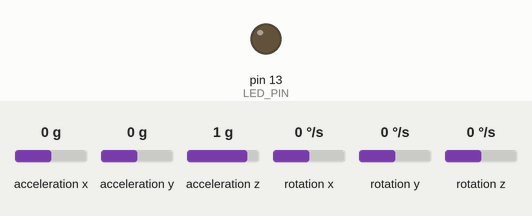
Recording of a sketch running on a simulated Arduino Uno, built with avr-gcc and run on an emulated ATmega328P. On the bench: output pins drawn as LEDs (lit = HIGH). Dashed ring = blinking. The inputs (shaded band) are chosen by the test bench; at power-on: acceleration x 0 g, acceleration y 0 g, acceleration z 1 g, rotation z 0 °/s, rotation x 0 °/s, rotation y 0 °/s. What the sketch prints to the serial monitor is not drawn.

Above: at 0.1 s.
At 1.7 s:
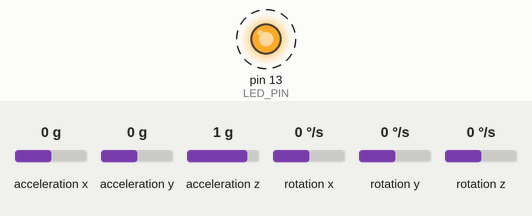
1.8 s: acceleration x set to -1.4 g
4.8 s: acceleration y set to -1.4 g
7.8 s: acceleration z set to -1.4 g
10.8 s: rotation z set to -192 °/s
Timing chart, 0 to 14.8 s (numbered marks = the images above; inputs shaded):
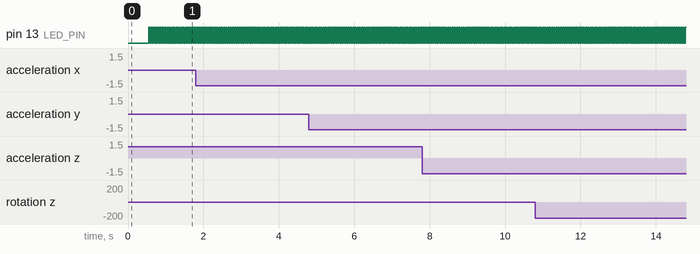

The sketch:

MPU6050.ino
```cpp
#include <SoftwareSerial.h>
#include "I2Cdev.h"
#include "MPU6050_6Axis_MotionApps20.h"
#include <MsTimer2.h>
#if I2CDEV_IMPLEMENTATION == I2CDEV_ARDUINO_WIRE
    #include "Wire.h"
#endif

// class default I2C address is 0x68
// specific I2C addresses may be passed as a parameter here
// AD0 low = 0x68 (default for SparkFun breakout and InvenSense evaluation board)
// AD0 high = 0x69
MPU6050 mpu;
//MPU6050 mpu(0x69); // <-- use for AD0 high
#define LIMIT( x,min,max ) ( (x) < (min)  ? (min) : ( (x) > (max) ? (max) : (x) ) )
#define OUTPUT_READABLE_YAWPITCHROLL
#define INTERRUPT_PIN 2  // use pin 2 on Arduino Uno & most boards
#define LED_PIN 13 // (Arduino is 13, Teensy is 11, Teensy++ is 6)
SoftwareSerial BLE(3,2);//RX=3TX2
byte uartbuff[8];
int databuff[8];
bool blinkState = false;
int16_t ax, ay, az;
int16_t gx, gy, gz;
// MPU control/status vars
bool dmpReady = false;  // set true if DMP init was successful
uint8_t mpuIntStatus;   // holds actual interrupt status byte from MPU
uint8_t devStatus;      // return status after each device operation (0 = success, !0 = error)
uint16_t packetSize;    // expected DMP packet size (default is 42 bytes)
uint16_t fifoCount;     // count of all bytes currently in FIFO
uint8_t fifoBuffer[64]; // FIFO storage buffer

// orientation/motion vars
Quaternion q;           // [w, x, y, z]         quaternion container
//VectorInt16 aa;         // [x, y, z]            accel sensor measurements
//VectorInt16 aaReal;     // [x, y, z]            gravity-free accel sensor measurements
//VectorInt16 aaWorld;    // [x, y, z]            world-frame accel sensor measurements
VectorFloat gravity;    // [x, y, z]            gravity vector
//float euler[3];         // [psi, theta, phi]    Euler angle container
float ypr[3];           // [yaw, pitch, roll]   yaw/pitch/roll container and gravity vector
byte T=0;
void Timer(){
  T=1;
  //if(T==5)T=0;
  //getData();
  //sendData();
}
float Data[4];
unsigned short CRC_CHECK(unsigned char *Buf, unsigned char CRC_CNT)
{
    unsigned short CRC_Temp;
    unsigned char i,j;
    CRC_Temp = 0xffff;

    for (i=0;i<CRC_CNT; i++){
        CRC_Temp ^= Buf[i];
        for (j=0;j<8;j++) {
            if (CRC_Temp & 0x01)
                CRC_Temp = (CRC_Temp >>1 ) ^ 0xa001;
            else
                CRC_Temp = CRC_Temp >> 1;
        }
    }
    return(CRC_Temp);
}

void SDS(float S_Out[])
{
  int temp[4] = {0};
  unsigned int temp1[4] = {0};
  unsigned char databuf[10] = {0};
  unsigned char i;
  unsigned short CRC16 = 0;
 // float SDS_OutData[4];
  /*for(i=0;i<4;i++) {
  SDS_OutData[i]=S_Out[i];
  }*/
  for(i=0;i<4;i++)
   {

    temp[i]  = (int)Data[i];
    temp1[i] = (unsigned int)temp[i];

   }

  for(i=0;i<4;i++)
  {
    databuf[i*2]   = (unsigned char)(temp1[i]%256);
    databuf[i*2+1] = (unsigned char)(temp1[i]/256);
  }

  CRC16 = CRC_CHECK(databuf,8);
  databuf[8] = CRC16%256;
  databuf[9] = CRC16/256;

  //SDS_UART_Init();
  for(i=0;i<10;i++)
  {

    Serial.write(databuf[i]);
  }
}


// ================================================================
// ===               INTERRUPT DETECTION ROUTINE                ===
// ================================================================

volatile bool mpuInterrupt = false;     // indicates whether MPU interrupt pin has gone high
void setup() {
    // join I2C bus (I2Cdev library doesn't do this automatically)
    #if I2CDEV_IMPLEMENTATION == I2CDEV_ARDUINO_WIRE
        Wire.begin();
        Wire.setClock(400000); // 400kHz I2C clock. Comment this line if having compilation difficulties
    #elif I2CDEV_IMPLEMENTATION == I2CDEV_BUILTIN_FASTWIRE
        Fastwire::setup(400, true);
    #endif

    // initialize serial communication
    // (115200 chosen because it is required for Teapot Demo output, but it's
    // really up to you depending on your project)
    Serial.begin(115200);
    BLE.begin(115200);
    while (!Serial); // wait for Leonardo enumeration, others continue immediately
    //Serial.println(F("Initializing I2C devices..."));
    mpu.initialize();

    // verify connection
    //Serial.println(F("Testing device connections..."));
    //Serial.println(mpu.testConnection() ? F("MPU6050 connection successful") : F("MPU6050 connection failed"));
    delay(20);
    // load and configure the DMP
    //Serial.println(F("Initializing DMP..."));
    devStatus = mpu.dmpInitialize();

    // supply your own gyro offsets here, scaled for min sensitivity

    mpu.setXGyroOffset(220);
    mpu.setYGyroOffset(76);
    mpu.setZGyroOffset(-85);
    mpu.setZAccelOffset(1788); // 1688 factory default for my test chip

    // make sure it worked (returns 0 if so)
    if (devStatus == 0) {
        // turn on the DMP, now that it's ready
        //Serial.println(F("Enabling DMP..."));
        mpu.setDMPEnabled(true);

        // enable Arduino interrupt detection
        //Serial.println(F("Enabling interrupt detection (Arduino external interrupt 0)..."));
        //attachInterrupt(digitalPinToInterrupt(INTERRUPT_PIN), dmpDataReady, RISING);
        mpuIntStatus = mpu.getIntStatus();
        mpuInterrupt=true;
        // set our DMP Ready flag so the main loop() function knows it's okay to use it
        //Serial.println(F("DMP ready! Waiting for first interrupt..."));
        dmpReady = true;

        // get expected DMP packet size for later comparison
        packetSize = mpu.dmpGetFIFOPacketSize();
    } else {
        // ERROR!
        // 1 = initial memory load failed
        // 2 = DMP configuration updates failed
        // (if it's going to break, usually the code will be 1)
        Serial.print(F("DMP Initialization failed (code "));
        Serial.print(devStatus);
        Serial.println(F(")"));
    }

    // configure LED for output
    pinMode(LED_PIN, OUTPUT);

  MsTimer2::set(5, Timer); // 500ms period
  MsTimer2::start();
}


// ================================================================
// ===                    MAIN PROGRAM LOOP                     ===
// ================================================================
void sendData(){
            databuff[0]=(int)(ypr[0]*20000)>>8;
            databuff[1]=(int)(ypr[1]*20000)>>8;
            databuff[2]=(int)(ypr[2]*20000)>>8;
            //databuff[3]=(int)(gz);
            databuff[0]=LIMIT(databuff[0],-118,120);
            databuff[1]=LIMIT(databuff[1],-118,120);
            databuff[2]=LIMIT(databuff[2],-118,120);
            //databuff[3]=LIMIT(gz,-120,120);
            Data[0]=(int16_t)databuff[0];
            Data[1]=(int16_t)databuff[1];
            Data[2]=(int16_t)databuff[2];
            /*
            BLE.write(124);
            //BLE.write((byte)(databuff[0]));
            BLE.write((byte)(databuff[1]));
            BLE.write((byte)(databuff[2]));
            BLE.write(125);
           */
            BLE.write(0x01);
            //BLE.write((byte)(databuff[0]));
            BLE.write((byte)(databuff[1]+120));
            BLE.write((byte)(databuff[2]+120));
            BLE.write(0xff);
            /*
            Serial.write(0xfe);
            //BLE.write((byte)(databuff[0]));
            Serial.write((byte)(databuff[1]));
            Serial.write((byte)(databuff[2]));
            Serial.write(0xff);
            */
            //BLE.write(uartbuff[0]++);
            //Data[3]=gz;
            //Data[3]=(int16_t)databuff[3];
/*
            Data[0]=(int16_t)(ypr[0]*20000)>>8;
            Data[1]=(int16_t)(ypr[1]*20000)>>8;
            Data[2]=(int16_t)(ypr[2]*20000)>>8;
            Data[3]=(int16_t)(gz*20)>>8;
*/
            SDS(Data);
}
void getData(){
     // if programming failed, don't try to do anything
    if (!dmpReady) return;
        while (fifoCount < packetSize) fifoCount = mpu.getFIFOCount();
        // read a packet from FIFO
        mpu.getFIFOBytes(fifoBuffer, packetSize);
        // track FIFO count here in case there is > 1 packet available
        // (this lets us immediately read more without waiting for an interrupt)
        fifoCount -= packetSize;
            // display Euler angles in degrees
            mpu.dmpGetQuaternion(&q, fifoBuffer);
            mpu.dmpGetGravity(&gravity, &q);
            mpu.dmpGetYawPitchRoll(ypr, &q, &gravity);
            //mpu.getMotion6(&ax, &ay, &az, &gx, &gy, &gz);
            /*
            Serial.print("ypr\t");
            Serial.print(ypr[0] * 180/M_PI);
            Serial.print("\t");
            Serial.print(ypr[1] * 180/M_PI);
            Serial.print("\t");
            Serial.println(ypr[2] * 180/M_PI);
            */
            /*
            databuff[0]=(int)(ypr[0]*20000)>>8;
            databuff[1]=(int)(ypr[1]*20000)>>8;
            databuff[2]=(int)(ypr[2]*20000)>>8;
            //databuff[3]=(int)(gz);
            databuff[0]=LIMIT(databuff[0],-120,120);
            databuff[1]=LIMIT(databuff[1],-120,120);
            databuff[2]=LIMIT(databuff[2],-120,120);
            //databuff[3]=LIMIT(gz,-120,120);
            Data[0]=(int16_t)databuff[0];
            Data[1]=(int16_t)databuff[1];
            Data[2]=(int16_t)databuff[2];
            BLE.write(124);
            //BLE.write((byte)(databuff[0]));
            BLE.write((byte)(databuff[1]));
            BLE.write((byte)(databuff[2]));
            BLE.write(125);

            //BLE.write(uartbuff[0]++);
            //Data[3]=gz;
            //Data[3]=(int16_t)databuff[3];
            SDS(Data);
            */

}
byte cnt=0;
void loop() {
        if(T==1){
          getData();
          cnt++;
          if(cnt==3){
          blinkState = !blinkState;
          digitalWrite(LED_PIN, blinkState);
            cnt=0,sendData();
          }

          T=0;

        }

          //sendData();

        //delay(2);
        //BLE.write(uartbuff[0]++);

}
```

Measured:
- by itself, pin 13 (LED_PIN): alternates HIGH for 0.03 s and LOW for 0.03 s
